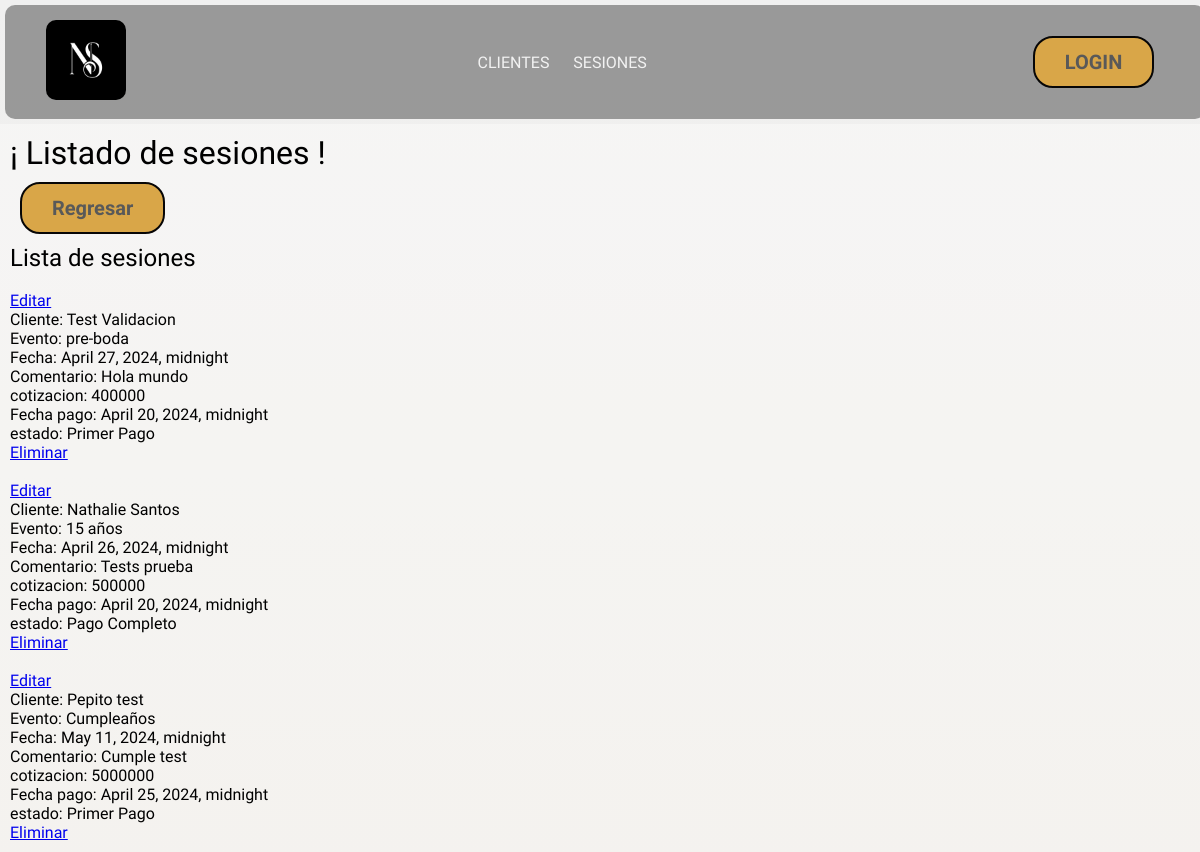
The page /formulario/lista_sesiones/ on the database its author committed.
### formulario/models.py (models this page shows)
class Sesion(models.Model):
  ses_date        = models.DateTimeField(verbose_name='Fecha del evento')
  ses_comment     = models.TextField(verbose_name='Comentarios')
  cotizacion      = models.IntegerField(verbose_name='Cotizacion')
  pay_date        = models.DateTimeField(verbose_name='Fecha de pago')
  usuario         = models.ForeignKey(Usuario, on_delete=models.CASCADE,verbose_name='Cliente')
  event_type      = models.ForeignKey(Event_type, on_delete=models.CASCADE,verbose_name='Tipo de evento')
  pay_status      = models.ForeignKey(Status, on_delete=models.CASCADE,verbose_name='Estado de pago')

class Usuario(models.Model):
  user_doc        = models.IntegerField(verbose_name='Numero de documento')
  user_name       = models.CharField(max_length=40, blank= False, null= False,verbose_name= 'Nombre')
  user_email      = models.EmailField(verbose_name='Correo electronico')
  user_phone      = models.IntegerField(verbose_name='Numero de teléfono')
  fecha_registro  = models.DateTimeField (verbose_name='Fecha de registro',auto_now_add=True)
  def __str__(self):
    return self.user_name

class Event_type(models.Model):
  type      = models.CharField(max_length=30, null=False, blank=False,verbose_name='Nuevo evento')
  def __str__(self):
    return self.type

class Status(models.Model):
  nombre    = models.CharField(max_length=30, null=False, blank=False,verbose_name='Nuevo estado de pago')
  def __str__(self):
    return self.nombre

### formulario/views.py (the view)
# urls.py: path('lista_sesiones/',         views.sesiones_list,  name="lista_sesiones"),
def sesiones_list(request):
  lista_sesiones = Sesion.objects.all()
  return render(request, '1.administrador/lista_sesiones.html', {
    'lista_sesiones': lista_sesiones
  })

### templates/1.administrador/lista_sesiones.html (shortened to what this page needs)
{% extends "layouts/app.html" %}
{% block content %}
<h1>¡ Listado de sesiones !</h1>
{% endblock content %}
{% block registrar %}
<form action="{% url "admin_sesiones" %}">
  <button type="submit"> Regresar </button>
</form>
<h2> Lista de sesiones </h2>
<ul>
  {% for sesion in lista_sesiones %}
  <li>
    <br>
    <a href="{% url "editar_sesion" sesion.id %}"> Editar </a>
    <p>
      Cliente:    {{sesion.usuario}}<br>
      Evento:     {{sesion.event_type}}<br>
      Fecha:      {{sesion.ses_date}}<br>
      Comentario: {{sesion.ses_comment}}<br>
      cotizacion: {{sesion.cotizacion}}<br>
      Fecha pago: {{sesion.pay_date}}<br>
      estado:     {{sesion.pay_status}}<br>
    </p>
    <a href="{% url "delete_sesion" sesion.id %}"> Eliminar </a>
  </li>
  {% endfor %}
</ul>
{% endblock registrar %}

### static/styles.css (style rules this page uses)
* { margin: 0; padding: 0; font-family: "Courgette"; font-weight: 400; font-style: normal; box-sizing: border-box; }
body { background-image: linear-gradient(rgba(0, 0, 0, 0.058),rgba(223, 217, 206, 0.527)),url(images/fondo2.jpg); background-position: center 20% ; background-repeat: no-repeat; background-size: 100%; }
button { border: none; padding: 10px; background-color: #D9A648; padding: 12px 30px; border-radius: 20px; font-size: 20px; font-weight: bold; color: #595959; margin: 10px; border: 2px solid #070606; }

### rows shown on the page
Sesion: usuario "Test Validacion", event_type "pre-boda", ses_date "April 27, 2024, midnight", ses_comment "Hola mundo", cotizacion "400000", pay_date "April 20, 2024, midnight", pay_status "Primer Pago"
Sesion: usuario "Nathalie Santos", event_type "15 años", ses_date "April 26, 2024, midnight", ses_comment "Tests prueba", cotizacion "500000", pay_date "April 20, 2024, midnight", pay_status "Pago Completo"
Sesion: usuario "Pepito test", event_type "Cumpleaños", ses_date "May 11, 2024, midnight", ses_comment "Cumple test", cotizacion "5000000", pay_date "April 25, 2024, midnight", pay_status "Primer Pago"
